Frame 1 (no input): blank canvas, image omitted
Frame 60 (the mouse pressed at the canvas centre just before this capture): blank canvas, image omitted
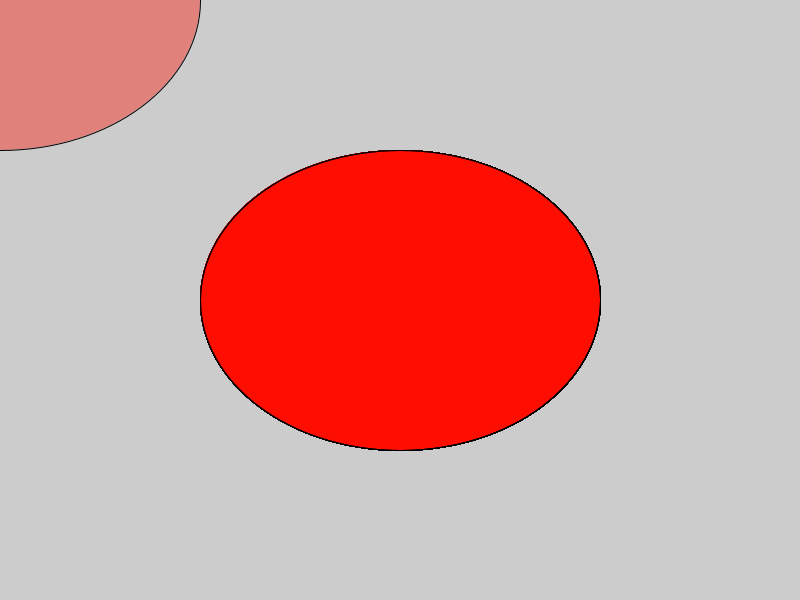
Frame 120 (the mouse held since frame 60 and released just before this capture)

The Processing sketch whose frames 1 and 60 were blank and that drew this single picture after the mouse press (run headless with seeded random() and noise(); from frame 60 on, the mouse is pressed at the canvas centre):

// Processing sketch: processing_108852
// ── processing_108852.pde

float mapnum = 0;

void setup() {
  size(800, 600);
  smooth();
  colorMode(HSB,360,100,100);
}

void draw() {
  //background(mapnum, 100, 100);
  ellipse(pmouseX,pmouseY,mouseX,mouseY);
  fill(HSB,100,200,100);

  mapnum = map(mouseX, 0, width, 0, 360);
  mapnum = map(mouseY, 0, height, 360, 0);
  println(mapnum);

}
